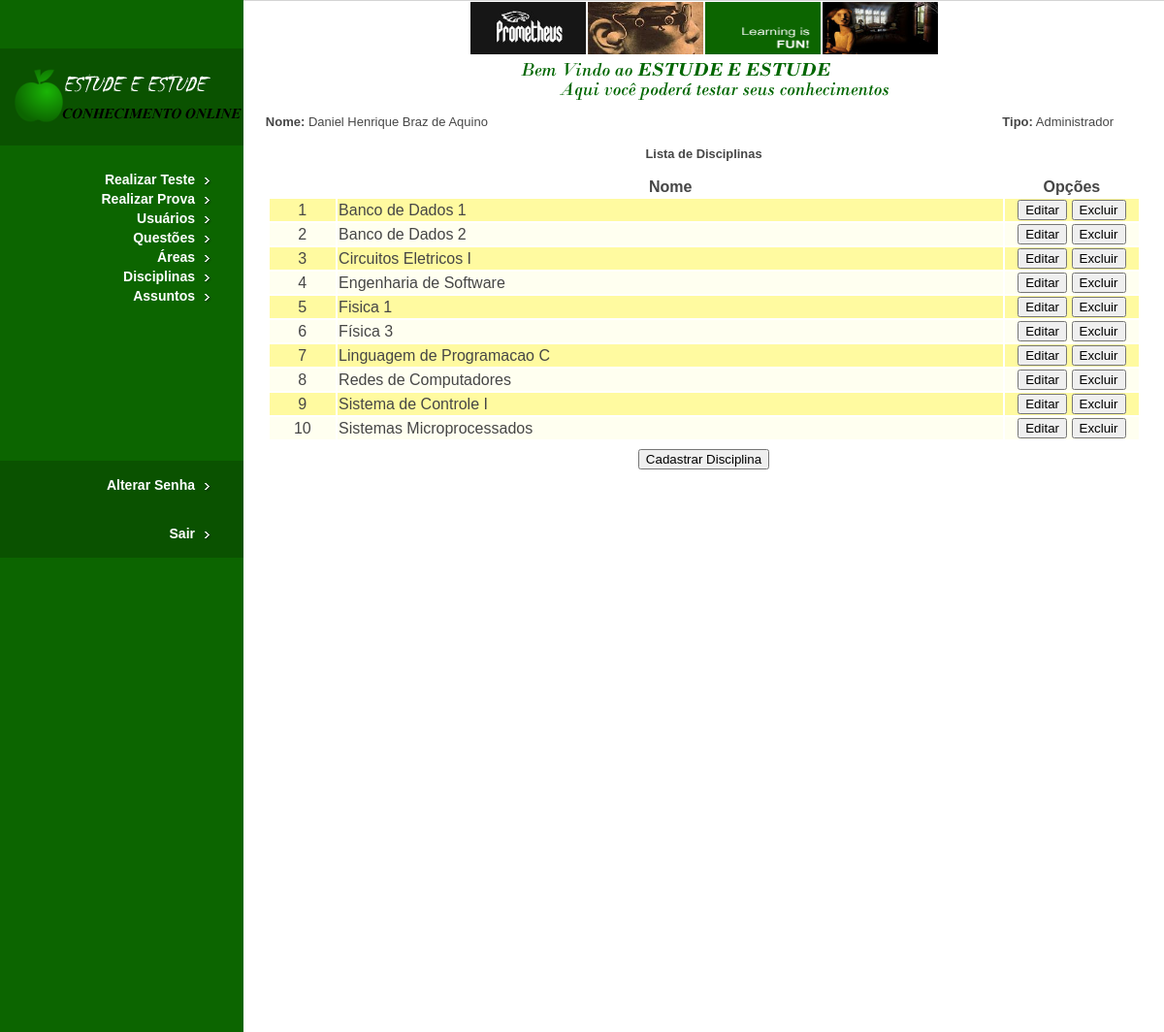
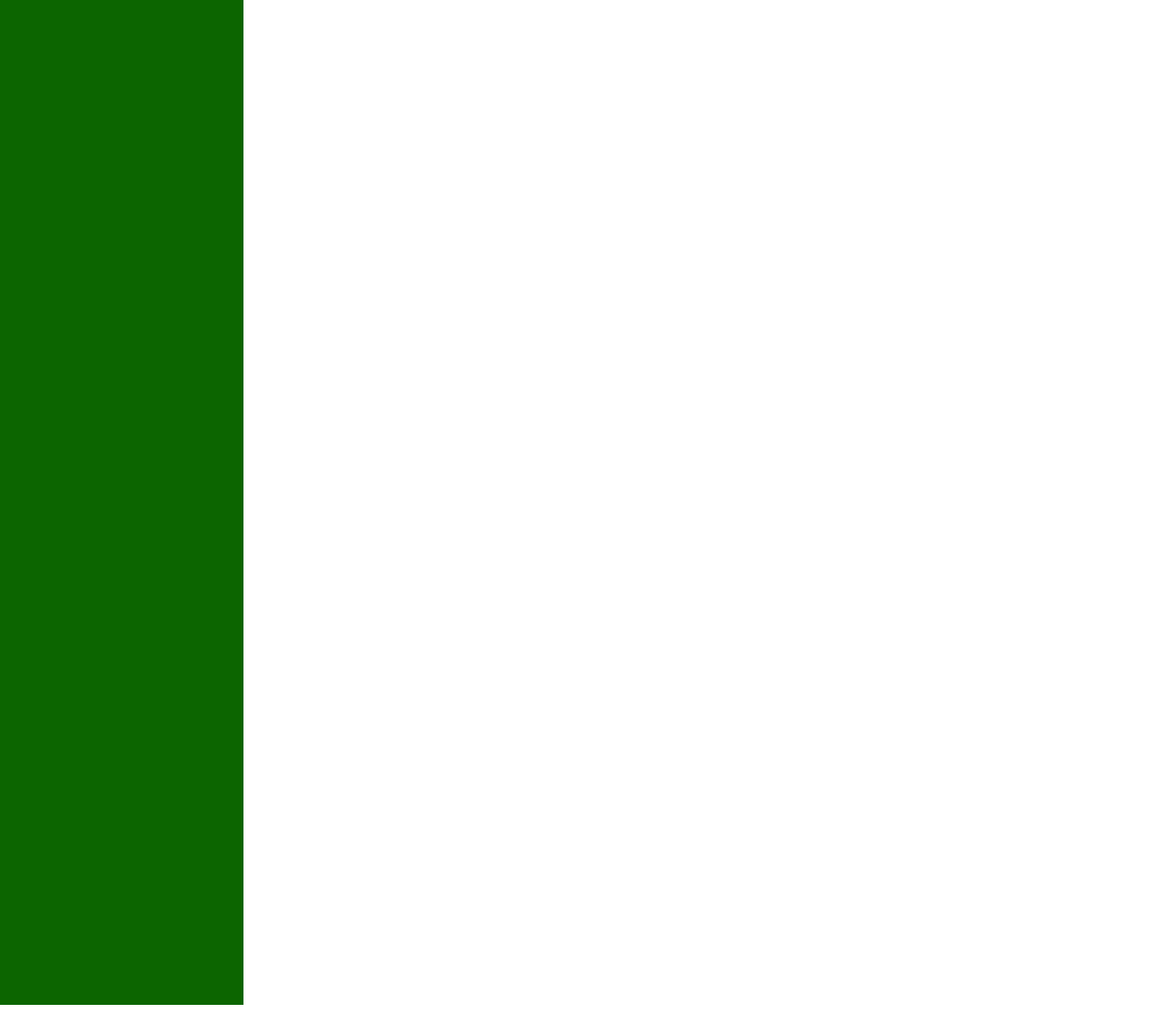
/sistema_daniel_joelton/disciplina_lista.php (signed in), run on the app's committed database (2 pictures, top to bottom).
### tables this page shows
CREATE TABLE IF NOT EXISTS `disciplina` (
  `codigo` int(11) NOT NULL AUTO_INCREMENT,
  `login_administrador` varchar(25) DEFAULT NULL,
  `nome` varchar(50) NOT NULL,
  `data` date NOT NULL,
  `hora` time NOT NULL,
  PRIMARY KEY (`codigo`),
  UNIQUE KEY `nome` (`nome`),
  KEY `login_administrador` (`login_administrador`)
);

### sistema_daniel_joelton/disciplina_lista.php (the view, shortened to what this page needs)
<?php
if (isset($_SESSION['logado']) &&($_SESSION['logado'] == 1)){
	?>
<html>
<head>
<link href="css/style.css" rel="stylesheet" type="text/css" />
</head>
<body>
<div id="leftMain"><a href="home.php"><img src="images/logo.png"
	alt="Estude e Estude" border="0" /></a>
<div id="navbar">
<ul>
<?php
echo '<li><a href="teste_questao.php">Realizar Teste</a></li>';
echo '<li><a href="prova_gerar.php">Realizar Prova</a></li>';
if($_SESSION['logado'] == 1)
{
	echo '<li><a href="usuario_lista.php">Usuários</a></li>';
}
if($_SESSION['logado'] != 3)
{
	echo '<li><a href="questao_lista.php">Questões</a></li>';
}
if($_SESSION['logado'] == 1)
{
	echo '<li><a href="area_lista.php">Áreas</a></li>';
	echo '<li><a href="disciplina_lista.php">Disciplinas</a></li>';
	echo '<li><a href="assunto_lista.php">Assuntos</a></li>';
}
?>
</ul>
</div>
<div id="navbarAlt">
<ul>
	<li><a href="senha.php">Alterar Senha</a></li>
</ul>
<ul>
	<li><a href="logout.php">Sair</a></li>
</ul>
</div>
</div>
<div id="mainphotos">
<center><img src="images/picture1.jpg" alt="Photo 1" width="119"
	height="54" /><img src="images/picture2.jpg" alt="Photo 2" width="119"
	height="54" /><img src="images/learning-is-fun.gif"
	alt="Learning is Fun" width="119" height="54" /><img
	src="images/picture3.jpg" alt="Photo 3" width="119" height="54" /></center>
<center><img src="images/welcome.png" alt="Welcome" /></center>
<table width="900px">
	<tr align="left">
		<td width="2%"></td>
		<td align="left"><font size=2><?php
		echo '<b>Nome:</b> ' . $_SESSION["nome"];
		?></font></td>
		<td align="right"><font size=2><?php
		if($_SESSION['logado'] == 1) $tipo_usuario = 'Administrador';
		echo '<b>Tipo:</b> ' . $tipo_usuario;
		?></font></td>
	</tr>
</table>
<center>
<h3>Lista de Disciplinas</h3>
</center>
<form name="form1" method="POST" action="disciplina_editar.php">
<table border="0" align="center" width="900px">
<?php
$sql = "SELECT nome,codigo FROM disciplina ORDER BY nome";
$tabela = mysql_query($sql);
	?>
	<tr>
		<td width="5%"></td>
		<td width="50%">
		<center><b>Nome</b></center>
		</td>
		<td width="10%">
		<center><b>Opções</b></center>
		</td>
	</tr>
	<?php
	$color = '#FFFFF';
	$count = 0;
	while($dados = mysql_fetch_row($tabela)){
		$codigo = $dados[1];
		$nome = $dados[0];
		$count++;
		if (strcmp($color,'#FFFFF') != 0)
		{
			$color = '#FFFFF';
		}
		else
		{
			$color = '#FFFAA';
		}
		?>
	<tr bgcolor="<?php echo $color?>">
		<td width="5%" align="center"><?php echo $count?></td>
		<td align="left"><?php echo $nome?></td>
		<td align="center"><input type="button" value="Editar"
			onclick=" location.href = 'disciplina_editar.php?codigo=<?php echo $codigo?>'">
		<input type="button" value="Excluir"
			onclick="location.href = 'disciplina_excluir.php?codigo=<?php echo $codigo?>'">
		</td>
	</tr>
	<?php
	}
	?>
	<tr>
		<td colspan="3" height="5"></td>
	</tr>
	<tr>
		<td colspan="3" align="center"><input type="submit"
			value="Cadastrar Disciplina"></td>
</table>
</form>
</div>
</body>
</html>
	<?php
}
else{
	header("Location: home.php");
	exit;
}
?>

### sistema_daniel_joelton/css/style.css (style rules this page uses)
html, body { height:250%; }
body { font-family: Verdana, Arial, Helvetica, sans-serif; font-size: 11px; color: #464646; text-decoration: none; background-color: #FFFFFF; margin:0; padding:0; }
#leftMain { display:block; float:left; width:251px; height:100%; background:#0c6500; padding:50px 0; }
#mainphotos { width:1200px; border-top:1px solid #D4D4D4; }
#mainphotos img { padding:1px; border:0; }
div#navbar { width: 251px; display:block; float:left; padding-top:25px; }
div#navbar ul { margin:0; padding:0; }
div#navbar li { list-style-type:none; display:block; float:right; width:251px; height:20px; background-image: url(../images/bg-nav.gif); background-repeat: no-repeat; text-align:right; }
div#navbar li a { display:block; float:left; width:201px; height:20px; text-decoration: none; margin:0; padding:0; color: #FFFFFF; font-family: Arial, Helvetica, sans-serif; font-size: 14px; font-weight:bold; line-height:20px; padding-right:51px; }
div#navbar li a:link { color: #FFFFFF: }
div#navbarAlt { width: 251px; display:block; float:left; padding-top:160px; }
div#navbarAlt ul { margin:0; padding:0; }
div#navbarAlt li { list-style-type:none; display:block; float:right; width:251px; height:50px; background-image: url(../images/bg-nav-alt.gif); background-repeat: no-repeat; text-align:right; }
div#navbarAlt li a { display:block; float:left; width:201px; height:50px; text-decoration: none; margin:0; padding:0; color: #FFFFFF; font-family: Arial, Helvetica, sans-serif; font-size: 14px; font-weight:bold; line-height:50px; padding-right:51px; }
div#navbarAlt li a:link { color: #FFFFFF: }
#special-box-left p, ul { padding:8px 8px 3px 8px; margin:0; }
#special-box-right p, ul { padding:8px 8px 3px 8px; margin:0; }
h1, h2, h3, h4, h5, h6 { margin: 15px 0; }
ul, ol { margin: 15px 0 0 15px; }
a, a:visited { color:#0c6500; text-decoration:underline; font-weight:bold; }

### data on the page
disciplina: nome "Banco de Dados 1"
disciplina: nome "Banco de Dados 2"
disciplina: nome "Circuitos Eletricos I"
disciplina: nome "Engenharia de Software"
disciplina: nome "Fisica 1"
disciplina: nome "Física 3"
disciplina: nome "Linguagem de Programacao C"
disciplina: nome "Redes de Computadores"
disciplina: nome "Sistema de Controle I"
disciplina: nome "Sistemas Microprocessados"

### other printed values
$_SESSION["nome"] "Daniel Henrique Braz de Aquino"
$tipo_usuario "Administrador"
